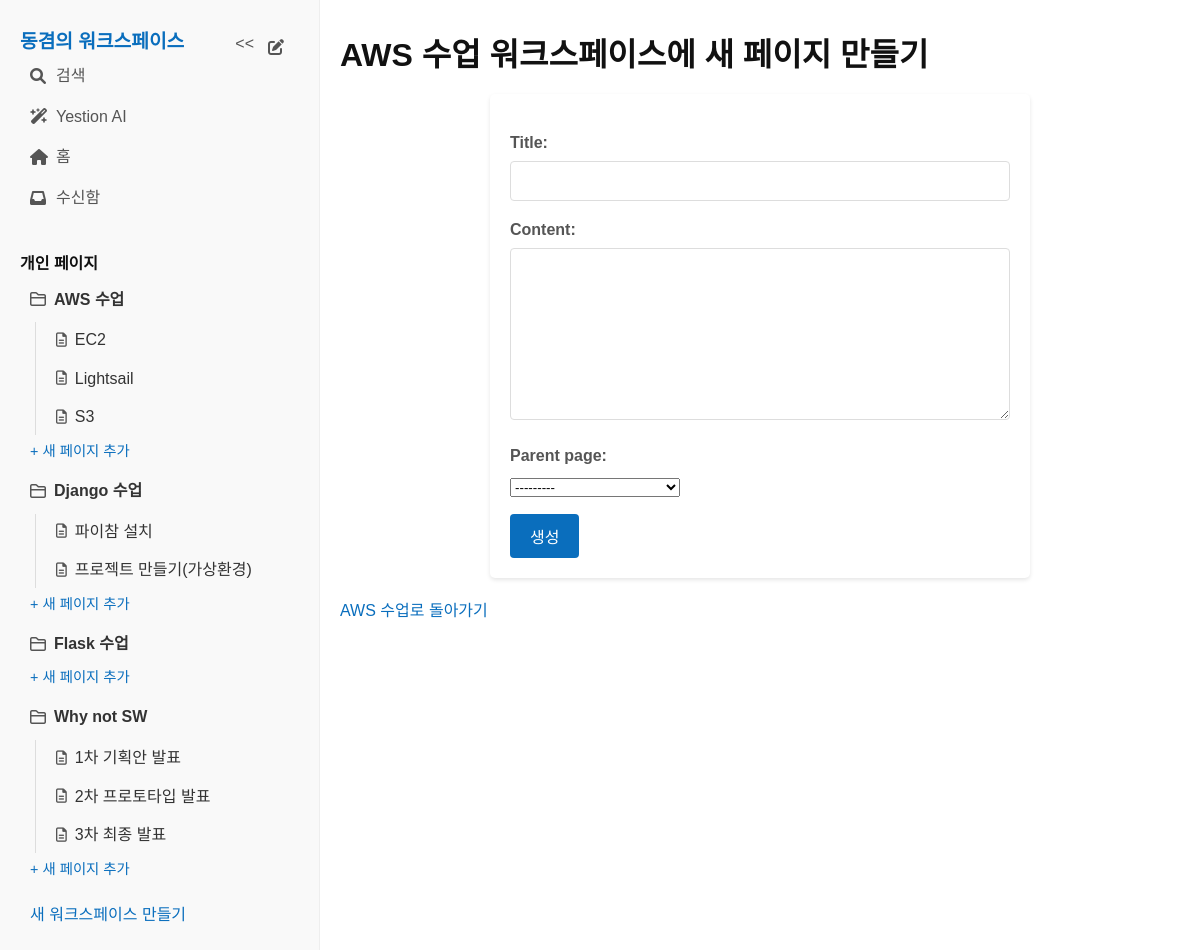
Page /workspaces/1/create-page/ on the committed database.
### pages/models.py (models this page shows, shortened)
class Workspace(models.Model):
    name = models.CharField(max_length=100)
    created_at = models.DateTimeField(auto_now_add=True)

class Page(models.Model):
    workspace = models.ForeignKey(Workspace, on_delete=models.CASCADE, related_name='pages')
    title = models.CharField(max_length=200)
    content = models.TextField(blank=True, null=True)
    created_at = models.DateTimeField(auto_now_add=True)
    updated_at = models.DateTimeField(auto_now=True)
    parent_page = models.ForeignKey('self', on_delete=models.SET_NULL, null=True, blank=True, related_name='subpages')
    def __str__(self):
        return self.title

### pages/views.py (the view)
# urls.py: path('workspaces/<int:workspace_id>/create-page/', views.page_create, name='page_create'),
def page_create(request, workspace_id):
    workspace = get_object_or_404(Workspace, id=workspace_id)
    if request.method == 'POST':
        form = PageForm(request.POST)
        if form.is_valid():
            page = form.save(commit=False)
            page.workspace = workspace # 생성할 페이지의 워크스페이스를 현재 워크스페이스로 설정합니다.
            page.save() # 이제 데이터베이스에 저장합니다.
            return redirect('page_detail', page_id=page.id)
    else:
        form = PageForm()
    return render(request, 'pages/page_create.html', {'workspace': workspace, 'form': form})

### pages/forms.py
class PageForm(forms.ModelForm):
    class Meta:
        model = Page
        fields = ['title', 'content', 'parent_page']

### pages/context_processors.py (called while the page is built)
def sidebar_data(request):
    workspaces = Workspace.objects.all()
    for workspace in workspaces:
        workspace.top_level_pages = workspace.pages.filter(parent_page__isnull=True).order_by('title')
    return {
        'all_workspaces_with_pages': workspaces,
    }

### pages/templates/pages/page_create.html (shortened to what this page needs)
{% extends 'pages/base.html' %}
{% block content %}
    <h1>{{ workspace.name }} 워크스페이스에 새 페이지 만들기</h1>
    <form method="post">
        {{ form.as_p }}
        <button type="submit">생성</button>
    </form>
    <p><a href="{% url 'page_list' workspace_id=workspace.id %}">{{ workspace.name }}로 돌아가기</a></p>
{% endblock %}

### pages/templates/pages/base.html (shortened to what this page needs)
{% load static %}
<!DOCTYPE html>
<html>
<head>
    <link rel="stylesheet" type="text/css" href="{% static 'pages/style.css' %}">
    <link rel="stylesheet" href="https://cdnjs.cloudflare.com/ajax/libs/font-awesome/6.0.0/css/all.min.css">
</head>
<body>
    <div class="container">
        <div class="sidebar">
            <div class="sidebar-header">
                <h3><a href="{% url 'workspace_list' %}">동겸의 워크스페이스</a></h3>
                <button id="sidebar-toggle" class="sidebar-toggle-button" title="사이드바 숨기기">
                    <span class="toggle-icon"><<</span>
                </button>
                <span class="sidebar-header-icon-button" title="새 페이지 만들기 (더미)">
                    <i class="fas fa-pen-to-square"></i>
                </span>
                <p class="sidebar-menu-item">
                    <i class="fas fa-search"></i>
                    <span>검색</span>
                </p>
                <p class="sidebar-menu-item">
                    <i class="fas fa-wand-magic-sparkles"></i>
                    <span>Yestion AI</span>
                </p>
                <p class="sidebar-menu-item">
                    <i class="fas fa-home"></i>
                    <span>홈</span>
                </p>
                <p class="sidebar-menu-item">
                    <i class="fas fa-inbox"></i>
                    <span>수신함</span>
                </p>
            </div>
            <div class="sidebar-nav">
                <h4>개인 페이지</h4>
                <ul>
                    {% for workspace in all_workspaces_with_pages %}
                        {% url 'page_list' workspace_id=workspace.id as workspace_url %}
                        <li {% if request.path == workspace_url %}class="active-workspace"{% endif %}>
                            <a href="{{ workspace_url }}" class="workspace-link">
                                <i class="far fa-folder"></i>
                                <span>{{ workspace.name }}</span>
                            </a>
                            {% if workspace.top_level_pages %}
                                <ul class="sub-pages">
                                    {% for page in workspace.top_level_pages %}
                                        {% url 'page_detail' page_id=page.id as page_url %}
                                        <li {% if request.path == page_url %}class="active-page"{% endif %}>
                                            <a href="{{ page_url }}" class="sidebar-page-link">
                                                <i class="far fa-file-lines"></i>
                                                <span>{{ page.title }}</span>
                                            </a>
                                        </li>
                                    {% endfor %}
                                </ul>
                            {% endif %}
                             <p class="add-page-link">
                                <a href="{% url 'page_create' workspace_id=workspace.id %}">+ 새 페이지 추가</a>
                            </p>
                        </li>
                    {% empty %}
                        <li>워크스페이스가 없습니다.</li>
                    {% endfor %}
                </ul>
                <p><a href="{% url 'workspace_create' %}">새 워크스페이스 만들기</a></p>
            </div>
        </div>
         <div class="main-content">
            {% block content %}
            {% endblock %}
        </div>
    </div>
</body>
</html>

### pages/static/pages/style.css (style rules this page uses)
body { font-family: sans-serif; line-height: 1.6; margin: 0; padding: 0; background-color: #f6f6f6; color: #333; }
h1, h2, h3, h4, h5, h6 { color: #111; margin-top: 1.5em; margin-bottom: 0.5em; line-height: 1.2; }
a { color: #0a6ebd; text-decoration: none; }
ul { list-style: none; padding: 0; margin: 0; }
li { margin-bottom: 5px; }
form { background-color: #fff; padding: 20px; border-radius: 5px; box-shadow: 0 2px 4px rgba(0, 0, 0, 0.1); max-width: 500px; margin: 20px auto; }
form p { margin-bottom: 15px; }
form label { display: block; margin-bottom: 5px; font-weight: bold; color: #555; }
form input[type="text"], form input[type="email"], form textarea { width: calc(100% - 22px); padding: 10px; border: 1px solid #ddd; border-radius: 4px; font-size: 1em; }
form button { display: inline-block; background-color: #0a6ebd; color: white; padding: 10px 20px; border: none; border-radius: 4px; cursor: pointer; font-size: 1em; transition: background-color 0.2s ease; }
.container { display: flex; min-height: 100vh; transition: all 0.3s ease; }
.sidebar { width: 320px; background-color: #f9f9f9; padding: 20px; box-sizing: border-box; flex-shrink: 0; overflow-y: auto; border-right: 1px solid #eee; transition: width 0.3s ease, padding 0.3s ease; }
.main-content { flex-grow: 1; padding: 20px; overflow-y: auto; background-color: #fff; }
.sidebar-header { position: relative; margin-bottom: 20px; padding-top: 10px; padding-bottom: 10px; padding-right: 70px; }
.sidebar-header h3 { margin-top: 0; margin-bottom: 0; font-size: 1.2em; }
.sidebar-toggle-button { background: none; border: none; cursor: pointer; padding: 5px; font-size: 1em; color: #555; position: absolute; top: 10px; right: 40px; z-index: 10; transition: background-color 0.2s ease, color 0.2s ease; }
.sidebar-header-icon-button { cursor: pointer; position: absolute; top: 10px; right: 10px; z-index: 10; padding: 5px; border-radius: 3px; color: #555; transition: background-color 0.2s ease, color 0.2s ease; font-size: 1em; }
.sidebar-nav { margin-top: 20px; }
.sidebar-header p { margin: 5px 0; padding: 5px 0; color: #555; cursor: pointer; }
.sidebar-header .sidebar-menu-item { display: flex; align-items: center; margin: 5px 0; padding: 5px 10px; color: #555; cursor: pointer; transition: background-color 0.2s ease, color 0.2s ease; border-radius: 3px; }
.sidebar-header .sidebar-menu-item i { margin-right: 10px; width: 16px; text-align: center; font-size: 1em; color: #555; flex-shrink: 0; }
.sidebar-nav ul { list-style: none; padding: 0; margin: 0; }
.sidebar-nav li { margin-bottom: 3px; }
.sidebar-nav .workspace-link { font-weight: bold; margin-bottom: 5px; display: flex; align-items: center; padding: 5px 10px; color: #333; text-decoration: none; border-radius: 3px; transition: background-color 0.2s ease; }
.sidebar-nav .workspace-link i { margin-right: 8px; font-size: 1em; color: #555; flex-shrink: 0; }
.sidebar-nav .workspace-link span { flex-grow: 1; }
.sidebar-nav .sub-pages { margin-left: 15px; border-left: 1px solid #ddd; padding-left: 10px; }
.sidebar-nav .sub-pages li { margin-bottom: 3px; }
.sidebar-nav .sub-pages li a.sidebar-page-link { display: flex; align-items: center; padding: 5px 10px; color: #333; text-decoration: none; border-radius: 3px; transition: background-color 0.2s ease; }
.sidebar-nav .sub-pages li a.sidebar-page-link i { margin-right: 8px; font-size: 0.9em; color: #555; flex-shrink: 0; }
.sidebar-nav .sub-pages li a.sidebar-page-link span { flex-grow: 1; }
.sidebar-nav .add-page-link { margin-top: 5px; margin-bottom: 10px; font-size: 0.9em; padding: 0 10px; }
.sidebar-nav > p { padding: 5px 10px; }
.main-content h1 { margin-top: 0.5em; }

### rows in the picture
Workspace: name "AWS 수업"
Page: title "EC2"
Page: title "Lightsail"
Page: title "S3"
Workspace: name "Django 수업"
Page: title "파이참 설치"
Page: title "프로젝트 만들기(가상환경)", parent_page "---------"
Workspace: name "Flask 수업"
Workspace: name "Why not SW"
Page: title "1차 기획안 발표"
Page: title "2차 프로토타입 발표"
Page: title "3차 최종 발표"
